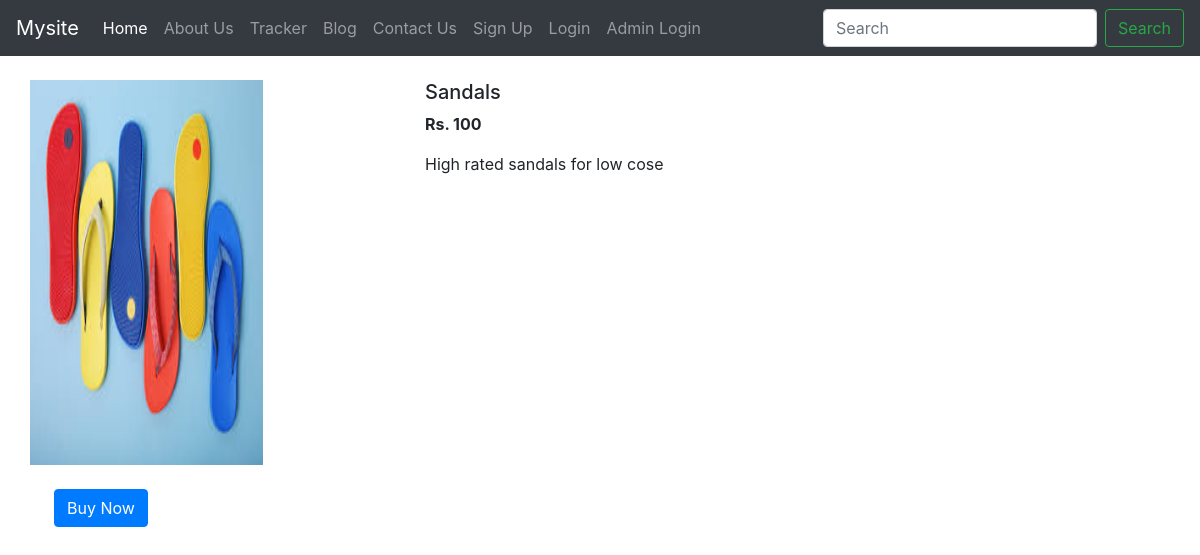
/shop/products/9, run on the app's committed database.
### shop/models.py (models this page shows, shortened)
class Product(models.Model):
    product_id = models.AutoField
    product_name = models.CharField(max_length=50)
    category = models.CharField(max_length=50,default="")
    subcategory = models.CharField(max_length=50,default="")
    price = models.IntegerField(default=0)
    desc = models.CharField(max_length=300)
    pub_date = models.DateField()
    image = models.ImageField(upload_to="shop/images",default="")

### shop/views.py (the view)
# urls.py: path("products/<int:myid>",views.productview,name="productview"),
def productview(request, myid):
    product=Product.objects.filter(id=myid)
    return render(request, "shop/prodview.html", {'product':product[0]})

### shop/templates/shop/prodview.html (shortened to what this page needs)
{% extends 'shop/basic2.html' %}
{% block body %}
<div class="container my-4">
    <div class="row">
    <div class="col-md-4">
    <div class="row">
       <img src="/media//{{product.image}}" width="233px" height="385px">
    </div>
        <div class="row">
            <a href="/shop/checkout"><button class="btn btn-primary mx-4 my-4"> Buy Now</button></a>
        </div>
        </div>
    <div class="col-md-8">
        <h5>{{product.product_name}}</h5>
        <p><b> Rs. {{product.price}}</b></p>
        <p>{{product.desc}}</p>
    </div>
        </div>
</div>
{% endblock %}

### data on the page
Product: image (picture), product_name "Sandals", price "100", desc "High rated sandals for low cose"
